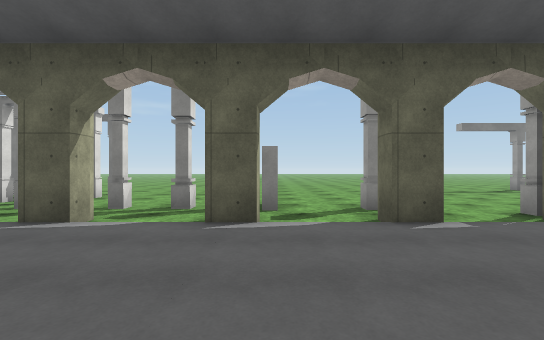
view 1 (above)

24 first-person views from a walk through a Unity game level. The camera is 1.4 m above the floor, looks level and sees 90° across. The floor is counted in squares, 2 m on a side. Each view is taken from the middle of a square. On the plan, view 1 faces up. The plan holds only what a view shows up to about 9 squares ahead; the rest is blank. The place goes on beyond the plan. The player is left out. Some animated figures are left out. Surface patterns are stand-ins for the level's own textures.

view 2
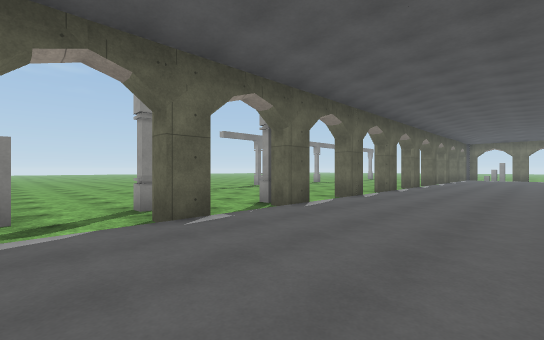

view 3
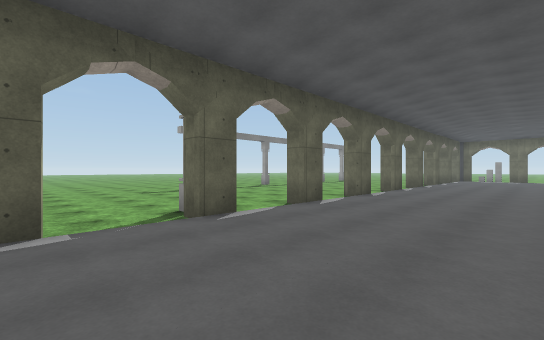

view 4
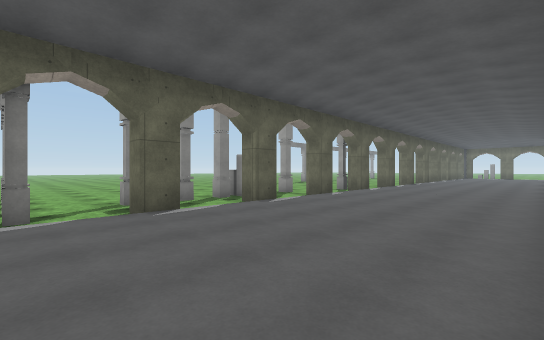

view 5
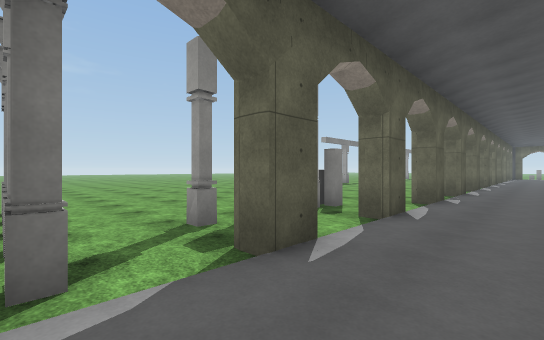

view 6
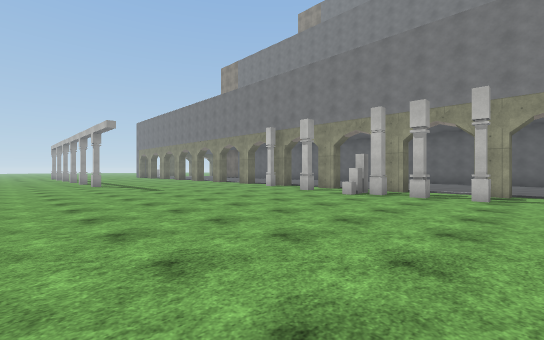

view 7
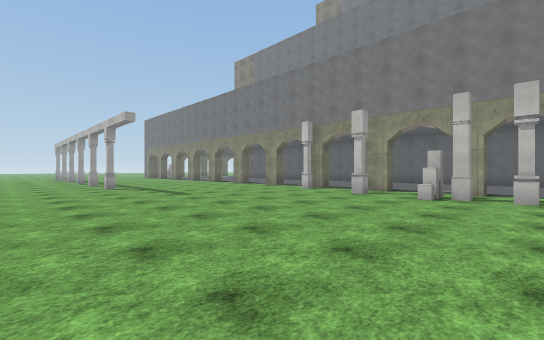

view 8
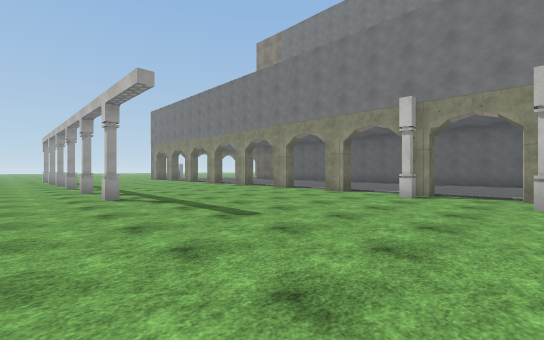

view 9
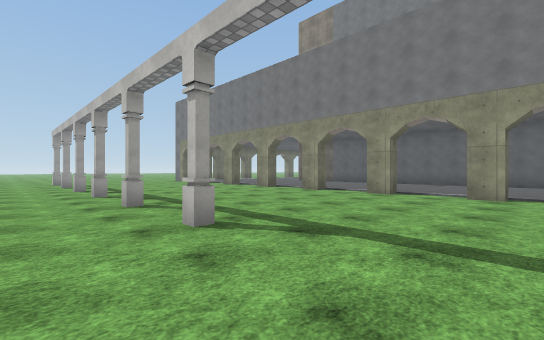

view 10
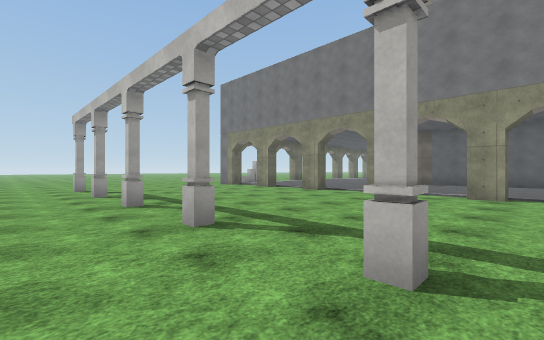

view 11
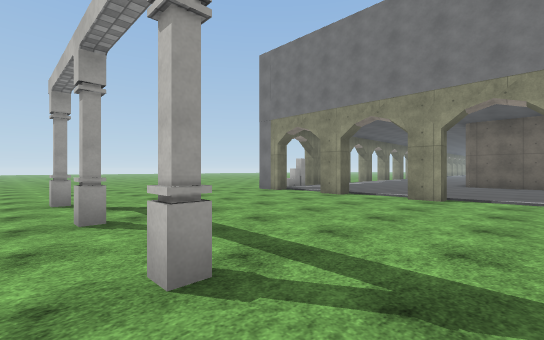

view 12
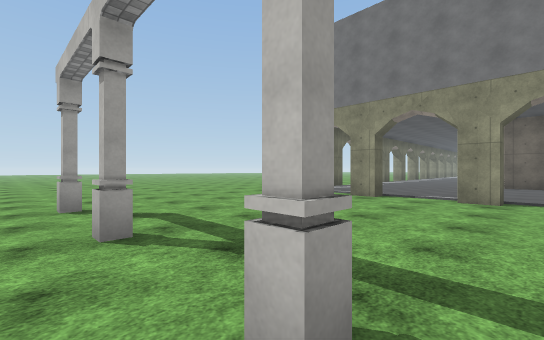

view 13
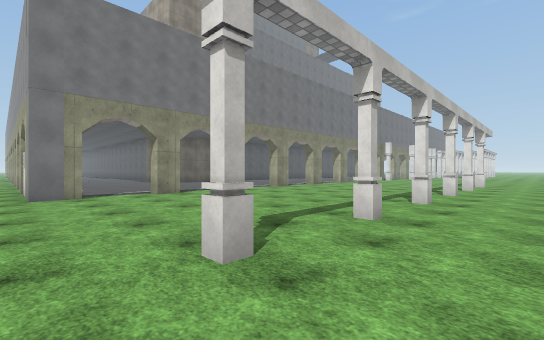

view 14
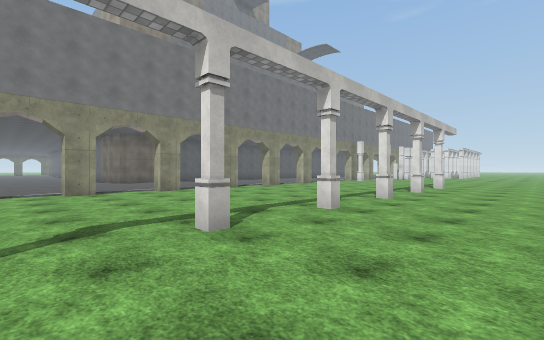

view 15
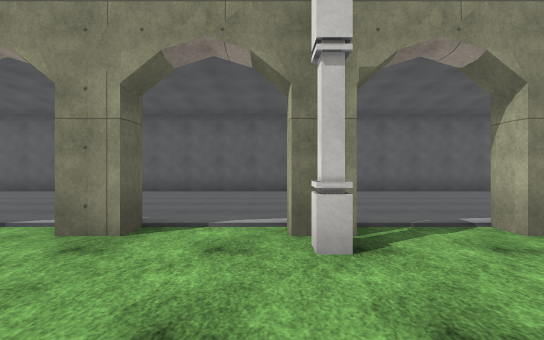

view 16
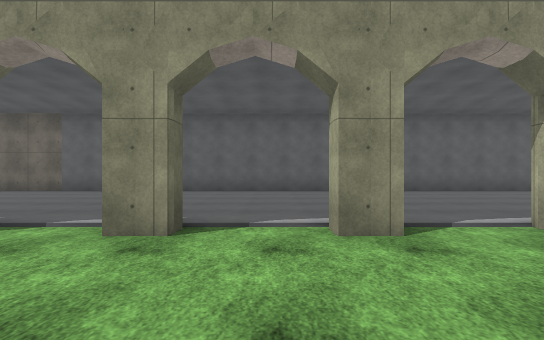

view 17
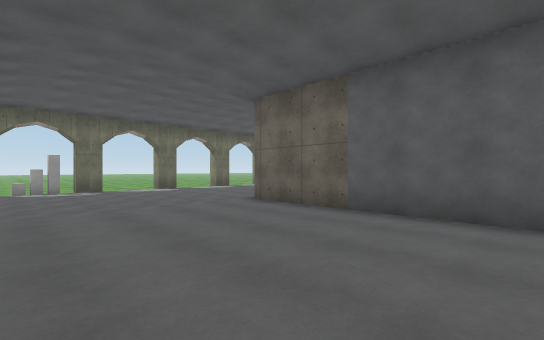

view 18
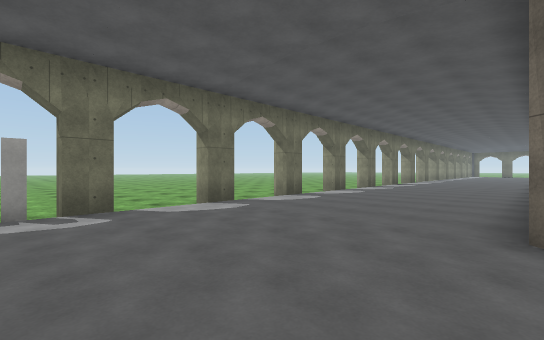

view 19
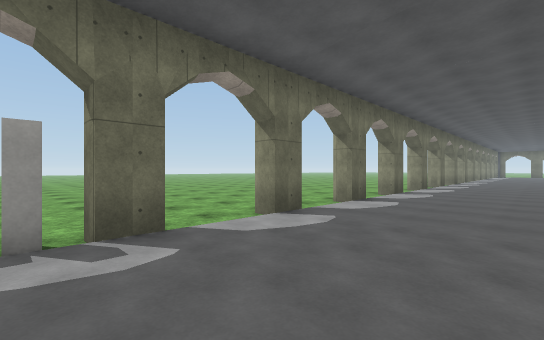

view 20
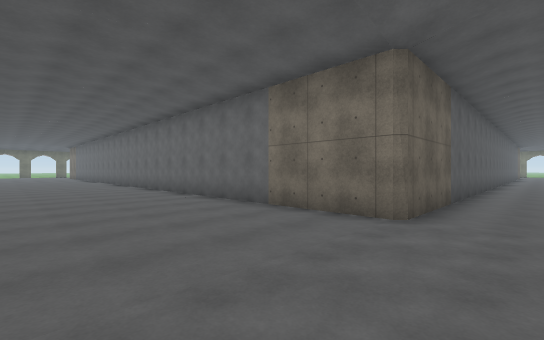

view 21
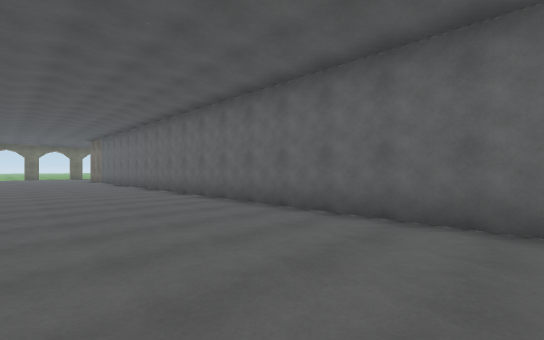

view 22
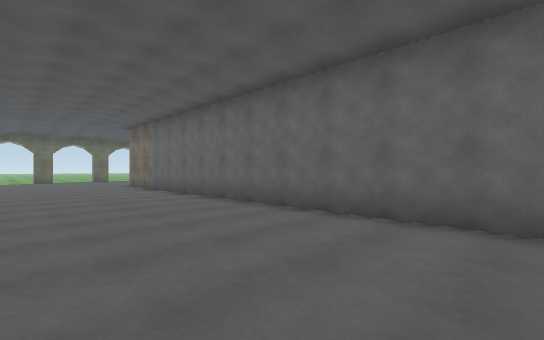

view 23
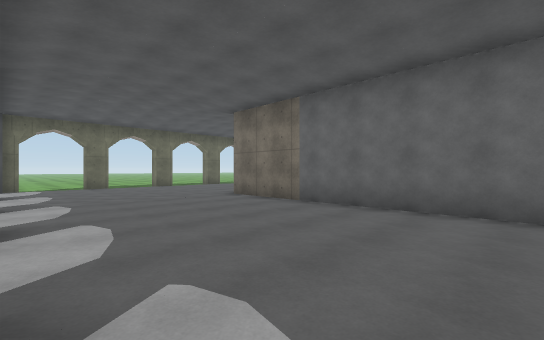

view 24
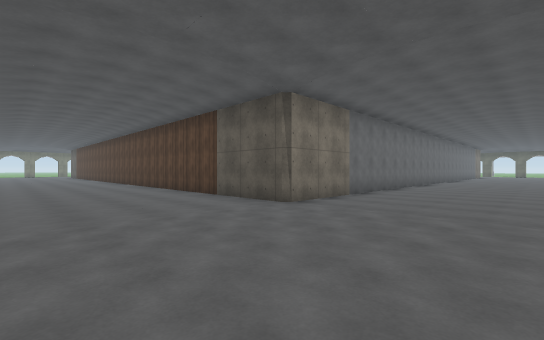

### Floor plan
Key: @ floor where view 1 was taken; # wall or solid block; x gap in a wall; . floor; B box; C column; O other object.
Columns run from 5 left of view 1 to 23 right of it. Each row starts with its distance up from view 1.
 13  ..........................
 12  ............................
 11  ............................
 10  .............#..#.#..#.#..#.
  9  ............................
  8 #............................
  7 #............................
  6 #....B.......................
  5 #.#O##.O.....................
  4 #.#.##.#....#....#....#....C.
  3 ...........................B.
  2 ...........................x.
  1 ...........................#.
  0 .....@.......................
 -1 .............................
 -2    ####################......
 -3                       #......
 -4                       #....#.
 -5                       #......
 -6                       #......
 -7                       #.....
 -8                       #.....
 -9                       #....
-10                       #....
-11                       #....
-12                       #....
-13                       #....
-14                       #....
-15                       #....
-16                       #....
-17                       #....
-18                       #....
-19                       #....
-20                       #.....
-21                       #.....
-22                       #.....
-23                       #.....
-24                       #....
-25                       #.....
-26                   #####.....
-27                  ...........
-28                 ............
-29                ............
-30               ..............
-31               ..............
-32                            C

Where each view was taken, in squares from view 1:
view 1: 0 up, 0 right, facing up
view 2: 0 up, 0 right, facing up-right
view 3: 0 up, 2 right, facing up-right
view 4: 1 down, 5 left, facing up-right
view 5: 2 up, 5 left, facing up-right
view 6: 13 up, 4 left, facing down-right
view 7: 13 up, 2 left, facing down-right
view 8: 12 up, 2 right, facing down-right
view 9: 12 up, 6 right, facing down-right
view 10: 12 up, 11 right, facing down-right
view 11: 11 up, 15 right, facing down-right
view 12: 11 up, 16 right, facing down-right
view 13: 12 up, 23 right, facing down-left
view 14: 13 up, 21 right, facing down-left
view 15: 7 up, 5 right, facing down
view 16: 7 up, 8 right, facing down
view 17: 3 up, 12 right, facing down-right
view 18: 2 up, 17 right, facing down-right
view 19: 2 up, 19 right, facing down-right
view 20: 0 up, 21 right, facing down-left
view 21: 7 down, 21 right, facing down-left
view 22: 14 down, 21 right, facing down-left
view 23: 20 down, 22 right, facing down-left
view 24: 31 down, 21 right, facing up-left
